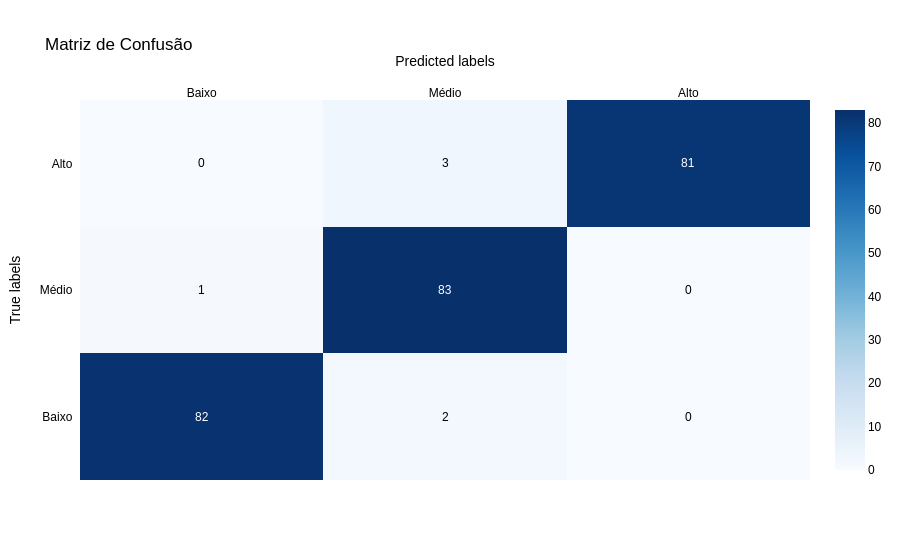

Here is the notebook cell this chart was saved with:
### Code cell
conf_matrix = confusion_matrix(y_train, y_pred_train)

# Definindo  nomes de classes
class_names = ['Baixo', 'Médio', 'Alto' ]

# Plotando a matriz de confusão com Plotly
fig = ff.create_annotated_heatmap(
    z=conf_matrix,
    x=class_names,
    y=class_names,
    colorscale='Blues',
    showscale=True
)
fig.update_layout(
    title='Matriz de Confusão',
    xaxis_title='Predicted labels',
    yaxis_title='True labels',
    font=dict(
        family='Arial',
        size=12,
        color='black'
    )
)

### Figure 1 — Plotly figure (JSON) as saved in the notebook; plotly's stock layout.template omitted (floating-point values rounded to 4 significant figures)
{"data": [{"colorscale": [[0, "rgb(247,251,255)"], [0.125, "rgb(222,235,247)"], [0.25, "rgb(198,219,239)"], [0.375, "rgb(158,202,225)"], [0.5, "rgb(107,174,214)"], [0.625, "rgb(66,146,198)"], [0.75, "rgb(33,113,181)"], [0.875, "rgb(8,81,156)"], [1, "rgb(8,48,107)"]], "reversescale": false, "showscale": true, "type": "heatmap", "x": ["Baixo", "Médio", "Alto"], "y": ["Baixo", "Médio", "Alto"], "z": [[82, 2, 0], [1, 83, 0], [0, 3, 81]]}], "layout": {"annotations": [{"font": {"color": "#FFFFFF"}, "showarrow": false, "text": "82", "x": "Baixo", "xref": "x", "y": "Baixo", "yref": "y"}, {"font": {"color": "#000000"}, "showarrow": false, "text": "2", "x": "Médio", "xref": "x", "y": "Baixo", "yref": "y"}, {"font": {"color": "#000000"}, "showarrow": false, "text": "0", "x": "Alto", "xref": "x", "y": "Baixo", "yref": "y"}, {"font": {"color": "#000000"}, "showarrow": false, "text": "1", "x": "Baixo", "xref": "x", "y": "Médio", "yref": "y"}, {"font": {"color": "#FFFFFF"}, "showarrow": false, "text": "83", "x": "Médio", "xref": "x", "y": "Médio", "yref": "y"}, {"font": {"color": "#000000"}, "showarrow": false, "text": "0", "x": "Alto", "xref": "x", "y": "Médio", "yref": "y"}, {"font": {"color": "#000000"}, "showarrow": false, "text": "0", "x": "Baixo", "xref": "x", "y": "Alto", "yref": "y"}, {"font": {"color": "#000000"}, "showarrow": false, "text": "3", "x": "Médio", "xref": "x", "y": "Alto", "yref": "y"}, {"font": {"color": "#FFFFFF"}, "showarrow": false, "text": "81", "x": "Alto", "xref": "x", "y": "Alto", "yref": "y"}], "font": {"color": "black", "family": "Arial", "size": 12}, "title": {"text": "Matriz de Confusão"}, "xaxis": {"dtick": 1, "gridcolor": "rgb(0, 0, 0)", "side": "top", "ticks": "", "title": {"text": "Predicted labels"}}, "yaxis": {"dtick": 1, "ticks": "", "ticksuffix": "  ", "title": {"text": "True labels"}}}}
